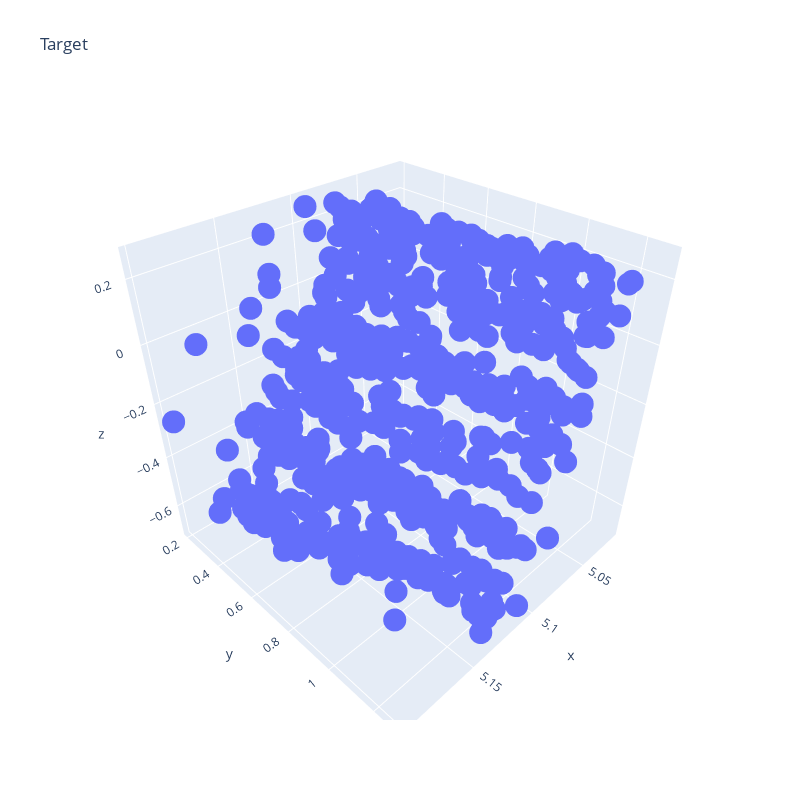
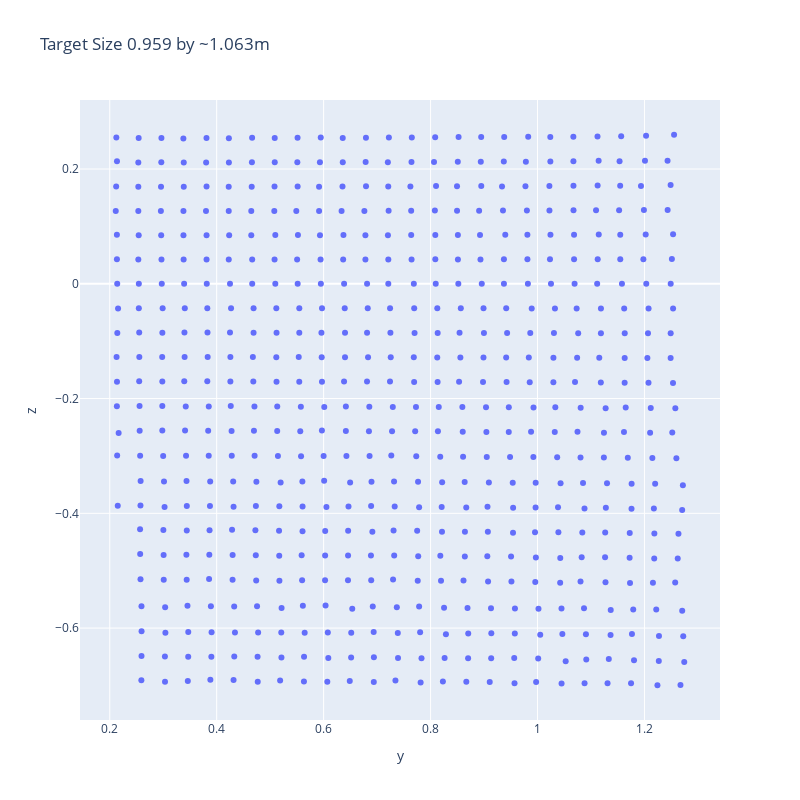

These figures' notebook cell, in order:
### Markdown cell above
TARGET SIZE

### Code cell
TargHeight, TargWidth, TargPerimeter, TargArea = target_size(sensor_viper)
factor_area = TargArea/gt_target_size_area
print("Target is about ",TargHeight,"m"" by", TargWidth," m", "Approximate Perimeter:",TargPerimeter, "Approximate Area:",TargArea, "Target Error:", factor_area)

### Figure 1 — Plotly figure (JSON) as saved in the notebook; plotly's stock layout.template omitted (floating-point values rounded to 4 significant figures; data arrays with more than 128 entries replaced by an {"elided": "..."} marker saying what was removed)
{"data": [{"hovertemplate": "x=%{x}<br>y=%{y}<br>z=%{z}<extra></extra>", "legendgroup": "", "marker": {"color": "#636efa", "symbol": "circle"}, "mode": "markers", "name": "", "scene": "scene", "showlegend": false, "type": "scatter3d", "x": {"elided": "567 float values"}, "y": {"elided": "567 float values"}, "z": {"elided": "567 float values"}}], "layout": {"height": 800, "legend": {"tracegroupgap": 0}, "scene": {"domain": {"x": [0, 1], "y": [0, 1]}, "xaxis": {"title": {"text": "x"}}, "yaxis": {"title": {"text": "y"}}, "zaxis": {"title": {"text": "z"}}}, "title": {"text": "Target"}, "width": 800}}

### Figure 2 — Plotly figure (JSON) as saved in the notebook; plotly's stock layout.template omitted (floating-point values rounded to 4 significant figures; data arrays with more than 128 entries replaced by an {"elided": "..."} marker saying what was removed)
{"data": [{"hovertemplate": "y=%{x}<br>z=%{y}<extra></extra>", "legendgroup": "", "marker": {"color": "#636efa", "symbol": "circle"}, "mode": "markers", "name": "", "orientation": "v", "showlegend": false, "type": "scatter", "x": {"elided": "567 float values"}, "xaxis": "x", "y": {"elided": "567 float values"}, "yaxis": "y"}], "layout": {"height": 800, "legend": {"tracegroupgap": 0}, "title": {"text": "Target Size 0.959 by ~1.063m"}, "width": 800, "xaxis": {"anchor": "y", "domain": [0, 1], "title": {"text": "y"}}, "yaxis": {"anchor": "x", "domain": [0, 1], "title": {"text": "z"}}}}
